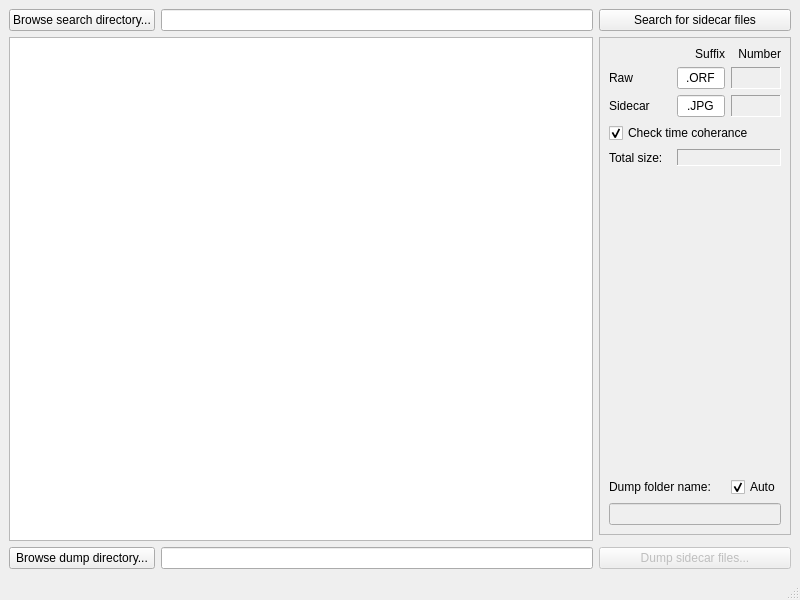
<?xml version="1.0" encoding="UTF-8"?>
<ui version="4.0">
 <class>MainWindow</class>
 <widget class="QMainWindow" name="MainWindow">
  <property name="enabled">
   <bool>true</bool>
  </property>
  <property name="geometry">
   <rect>
    <x>0</x>
    <y>0</y>
    <width>800</width>
    <height>600</height>
   </rect>
  </property>
  <property name="windowTitle">
   <string>SidecarCleaner</string>
  </property>
  <widget class="QWidget" name="centralwidget">
   <layout class="QGridLayout" name="gridLayout">
    <item row="5" column="0">
     <widget class="QPushButton" name="browseDumpDirectoryButton">
      <property name="enabled">
       <bool>true</bool>
      </property>
      <property name="sizePolicy">
       <sizepolicy hsizetype="Minimum" vsizetype="Fixed">
        <horstretch>0</horstretch>
        <verstretch>0</verstretch>
       </sizepolicy>
      </property>
      <property name="minimumSize">
       <size>
        <width>144</width>
        <height>0</height>
       </size>
      </property>
      <property name="text">
       <string>Browse dump directory...</string>
      </property>
     </widget>
    </item>
    <item row="1" column="1" colspan="2">
     <widget class="QLineEdit" name="searchPathInput">
      <property name="sizePolicy">
       <sizepolicy hsizetype="Expanding" vsizetype="Fixed">
        <horstretch>1</horstretch>
        <verstretch>0</verstretch>
       </sizepolicy>
      </property>
      <property name="autoFillBackground">
       <bool>false</bool>
      </property>
      <property name="readOnly">
       <bool>false</bool>
      </property>
     </widget>
    </item>
    <item row="5" column="1" colspan="2">
     <widget class="QLineEdit" name="dumpDirectoryInput">
      <property name="sizePolicy">
       <sizepolicy hsizetype="Expanding" vsizetype="Fixed">
        <horstretch>1</horstretch>
        <verstretch>0</verstretch>
       </sizepolicy>
      </property>
      <property name="autoFillBackground">
       <bool>false</bool>
      </property>
      <property name="readOnly">
       <bool>false</bool>
      </property>
      <property name="clearButtonEnabled">
       <bool>false</bool>
      </property>
     </widget>
    </item>
    <item row="1" column="3">
     <widget class="QPushButton" name="searchSidecarFilesButton">
      <property name="enabled">
       <bool>true</bool>
      </property>
      <property name="sizePolicy">
       <sizepolicy hsizetype="Minimum" vsizetype="Fixed">
        <horstretch>0</horstretch>
        <verstretch>0</verstretch>
       </sizepolicy>
      </property>
      <property name="minimumSize">
       <size>
        <width>192</width>
        <height>0</height>
       </size>
      </property>
      <property name="text">
       <string>Search for sidecar files</string>
      </property>
      <property name="checkable">
       <bool>false</bool>
      </property>
     </widget>
    </item>
    <item row="5" column="3">
     <widget class="QPushButton" name="dumpSidecarFilesButton">
      <property name="enabled">
       <bool>false</bool>
      </property>
      <property name="minimumSize">
       <size>
        <width>192</width>
        <height>0</height>
       </size>
      </property>
      <property name="text">
       <string>Dump sidecar files...</string>
      </property>
     </widget>
    </item>
    <item row="1" column="0">
     <widget class="QPushButton" name="browseSearchDirectoryButton">
      <property name="sizePolicy">
       <sizepolicy hsizetype="Minimum" vsizetype="Fixed">
        <horstretch>0</horstretch>
        <verstretch>0</verstretch>
       </sizepolicy>
      </property>
      <property name="minimumSize">
       <size>
        <width>144</width>
        <height>0</height>
       </size>
      </property>
      <property name="text">
       <string>Browse search directory...</string>
      </property>
     </widget>
    </item>
    <item row="3" column="3">
     <widget class="QFrame" name="parameterFrame">
      <property name="frameShape">
       <enum>QFrame::StyledPanel</enum>
      </property>
      <property name="frameShadow">
       <enum>QFrame::Raised</enum>
      </property>
      <layout class="QGridLayout" name="gridLayout_2">
       <item row="7" column="4">
        <widget class="QCheckBox" name="autoDumpFolderNameOption">
         <property name="sizePolicy">
          <sizepolicy hsizetype="Minimum" vsizetype="Fixed">
           <horstretch>0</horstretch>
           <verstretch>0</verstretch>
          </sizepolicy>
         </property>
         <property name="text">
          <string>Auto</string>
         </property>
         <property name="checked">
          <bool>true</bool>
         </property>
        </widget>
       </item>
       <item row="1" column="3">
        <widget class="QLineEdit" name="rawSuffixInput">
         <property name="sizePolicy">
          <sizepolicy hsizetype="Minimum" vsizetype="Fixed">
           <horstretch>0</horstretch>
           <verstretch>0</verstretch>
          </sizepolicy>
         </property>
         <property name="maximumSize">
          <size>
           <width>48</width>
           <height>16777215</height>
          </size>
         </property>
         <property name="text">
          <string>.ORF</string>
         </property>
         <property name="echoMode">
          <enum>QLineEdit::Normal</enum>
         </property>
         <property name="alignment">
          <set>Qt::AlignCenter</set>
         </property>
        </widget>
       </item>
       <item row="4" column="1" colspan="4">
        <widget class="QCheckBox" name="timeCoherenceOption">
         <property name="sizePolicy">
          <sizepolicy hsizetype="Minimum" vsizetype="Fixed">
           <horstretch>0</horstretch>
           <verstretch>0</verstretch>
          </sizepolicy>
         </property>
         <property name="minimumSize">
          <size>
           <width>128</width>
           <height>0</height>
          </size>
         </property>
         <property name="toolTip">
          <string>&lt;html&gt;&lt;head/&gt;&lt;body&gt;&lt;p&gt;Only select sidecar files that have the same modification time as its raw file.&lt;/p&gt;&lt;/body&gt;&lt;/html&gt;</string>
         </property>
         <property name="text">
          <string>Check time coherance</string>
         </property>
         <property name="checked">
          <bool>true</bool>
         </property>
        </widget>
       </item>
       <item row="0" column="3">
        <widget class="QLabel" name="label_7">
         <property name="sizePolicy">
          <sizepolicy hsizetype="Minimum" vsizetype="Preferred">
           <horstretch>0</horstretch>
           <verstretch>0</verstretch>
          </sizepolicy>
         </property>
         <property name="minimumSize">
          <size>
           <width>48</width>
           <height>0</height>
          </size>
         </property>
         <property name="text">
          <string>Suffix</string>
         </property>
         <property name="alignment">
          <set>Qt::AlignRight|Qt::AlignTrailing|Qt::AlignVCenter</set>
         </property>
        </widget>
       </item>
       <item row="7" column="1" colspan="3">
        <widget class="QLabel" name="label_2">
         <property name="sizePolicy">
          <sizepolicy hsizetype="Minimum" vsizetype="Preferred">
           <horstretch>0</horstretch>
           <verstretch>0</verstretch>
          </sizepolicy>
         </property>
         <property name="text">
          <string>Dump folder name:</string>
         </property>
        </widget>
       </item>
       <item row="5" column="1" colspan="2">
        <widget class="QLabel" name="label_5">
         <property name="sizePolicy">
          <sizepolicy hsizetype="Minimum" vsizetype="Preferred">
           <horstretch>0</horstretch>
           <verstretch>0</verstretch>
          </sizepolicy>
         </property>
         <property name="minimumSize">
          <size>
           <width>32</width>
           <height>0</height>
          </size>
         </property>
         <property name="text">
          <string>Total size:</string>
         </property>
        </widget>
       </item>
       <item row="2" column="4">
        <widget class="QLabel" name="numberSidecarFilesDisplay">
         <property name="sizePolicy">
          <sizepolicy hsizetype="Minimum" vsizetype="Preferred">
           <horstretch>0</horstretch>
           <verstretch>0</verstretch>
          </sizepolicy>
         </property>
         <property name="maximumSize">
          <size>
           <width>16777215</width>
           <height>16777215</height>
          </size>
         </property>
         <property name="baseSize">
          <size>
           <width>0</width>
           <height>0</height>
          </size>
         </property>
         <property name="font">
          <font>
           <family>Consolas</family>
           <pointsize>10</pointsize>
           <weight>50</weight>
           <bold>false</bold>
          </font>
         </property>
         <property name="frameShape">
          <enum>QFrame::Panel</enum>
         </property>
         <property name="frameShadow">
          <enum>QFrame::Sunken</enum>
         </property>
         <property name="lineWidth">
          <number>1</number>
         </property>
         <property name="text">
          <string/>
         </property>
         <property name="alignment">
          <set>Qt::AlignRight|Qt::AlignTrailing|Qt::AlignVCenter</set>
         </property>
        </widget>
       </item>
       <item row="0" column="4">
        <widget class="QLabel" name="label_11">
         <property name="sizePolicy">
          <sizepolicy hsizetype="Minimum" vsizetype="Preferred">
           <horstretch>0</horstretch>
           <verstretch>0</verstretch>
          </sizepolicy>
         </property>
         <property name="minimumSize">
          <size>
           <width>48</width>
           <height>0</height>
          </size>
         </property>
         <property name="text">
          <string>Number</string>
         </property>
         <property name="alignment">
          <set>Qt::AlignRight|Qt::AlignTrailing|Qt::AlignVCenter</set>
         </property>
        </widget>
       </item>
       <item row="5" column="3" colspan="2">
        <widget class="QLabel" name="totalSizeDisplay">
         <property name="sizePolicy">
          <sizepolicy hsizetype="Minimum" vsizetype="Preferred">
           <horstretch>0</horstretch>
           <verstretch>0</verstretch>
          </sizepolicy>
         </property>
         <property name="minimumSize">
          <size>
           <width>64</width>
           <height>0</height>
          </size>
         </property>
         <property name="font">
          <font>
           <family>Consolas</family>
           <pointsize>10</pointsize>
           <weight>50</weight>
           <bold>false</bold>
          </font>
         </property>
         <property name="frameShape">
          <enum>QFrame::Panel</enum>
         </property>
         <property name="frameShadow">
          <enum>QFrame::Sunken</enum>
         </property>
         <property name="lineWidth">
          <number>1</number>
         </property>
         <property name="text">
          <string/>
         </property>
         <property name="alignment">
          <set>Qt::AlignRight|Qt::AlignTrailing|Qt::AlignVCenter</set>
         </property>
        </widget>
       </item>
       <item row="2" column="3">
        <widget class="QLineEdit" name="sidecarSuffixInput">
         <property name="sizePolicy">
          <sizepolicy hsizetype="Minimum" vsizetype="Fixed">
           <horstretch>0</horstretch>
           <verstretch>0</verstretch>
          </sizepolicy>
         </property>
         <property name="maximumSize">
          <size>
           <width>48</width>
           <height>16777215</height>
          </size>
         </property>
         <property name="text">
          <string>.JPG</string>
         </property>
         <property name="echoMode">
          <enum>QLineEdit::Normal</enum>
         </property>
         <property name="alignment">
          <set>Qt::AlignCenter</set>
         </property>
        </widget>
       </item>
       <item row="1" column="4">
        <widget class="QLabel" name="numberRawFilesDisplay">
         <property name="sizePolicy">
          <sizepolicy hsizetype="Minimum" vsizetype="Preferred">
           <horstretch>0</horstretch>
           <verstretch>0</verstretch>
          </sizepolicy>
         </property>
         <property name="baseSize">
          <size>
           <width>0</width>
           <height>0</height>
          </size>
         </property>
         <property name="font">
          <font>
           <family>Consolas</family>
           <pointsize>10</pointsize>
           <weight>50</weight>
           <bold>false</bold>
          </font>
         </property>
         <property name="frameShape">
          <enum>QFrame::Panel</enum>
         </property>
         <property name="frameShadow">
          <enum>QFrame::Sunken</enum>
         </property>
         <property name="lineWidth">
          <number>1</number>
         </property>
         <property name="text">
          <string/>
         </property>
         <property name="alignment">
          <set>Qt::AlignRight|Qt::AlignTrailing|Qt::AlignVCenter</set>
         </property>
        </widget>
       </item>
       <item row="8" column="1" colspan="4">
        <widget class="QLineEdit" name="dumpFolderNameInput">
         <property name="enabled">
          <bool>false</bool>
         </property>
         <property name="sizePolicy">
          <sizepolicy hsizetype="Minimum" vsizetype="Fixed">
           <horstretch>0</horstretch>
           <verstretch>0</verstretch>
          </sizepolicy>
         </property>
         <property name="minimumSize">
          <size>
           <width>0</width>
           <height>0</height>
          </size>
         </property>
        </widget>
       </item>
       <item row="6" column="1" colspan="4">
        <spacer name="verticalSpacer_2">
         <property name="orientation">
          <enum>Qt::Vertical</enum>
         </property>
         <property name="sizeHint" stdset="0">
          <size>
           <width>156</width>
           <height>295</height>
          </size>
         </property>
        </spacer>
       </item>
       <item row="1" column="1" colspan="2">
        <widget class="QLabel" name="label_3">
         <property name="sizePolicy">
          <sizepolicy hsizetype="Minimum" vsizetype="Preferred">
           <horstretch>0</horstretch>
           <verstretch>0</verstretch>
          </sizepolicy>
         </property>
         <property name="minimumSize">
          <size>
           <width>0</width>
           <height>0</height>
          </size>
         </property>
         <property name="maximumSize">
          <size>
           <width>16777215</width>
           <height>16777215</height>
          </size>
         </property>
         <property name="text">
          <string>Raw</string>
         </property>
        </widget>
       </item>
       <item row="2" column="1" colspan="2">
        <widget class="QLabel" name="label_9">
         <property name="sizePolicy">
          <sizepolicy hsizetype="Minimum" vsizetype="Preferred">
           <horstretch>0</horstretch>
           <verstretch>0</verstretch>
          </sizepolicy>
         </property>
         <property name="minimumSize">
          <size>
           <width>0</width>
           <height>0</height>
          </size>
         </property>
         <property name="maximumSize">
          <size>
           <width>16777215</width>
           <height>16777215</height>
          </size>
         </property>
         <property name="text">
          <string>Sidecar</string>
         </property>
        </widget>
       </item>
      </layout>
     </widget>
    </item>
    <item row="3" column="0" rowspan="2" colspan="3">
     <widget class="QListWidget" name="searchResultDisplay">
      <property name="sizePolicy">
       <sizepolicy hsizetype="MinimumExpanding" vsizetype="Expanding">
        <horstretch>0</horstretch>
        <verstretch>0</verstretch>
       </sizepolicy>
      </property>
      <property name="minimumSize">
       <size>
        <width>256</width>
        <height>128</height>
       </size>
      </property>
     </widget>
    </item>
   </layout>
  </widget>
  <widget class="QMenuBar" name="menubar">
   <property name="geometry">
    <rect>
     <x>0</x>
     <y>0</y>
     <width>800</width>
     <height>21</height>
    </rect>
   </property>
  </widget>
  <widget class="QStatusBar" name="statusbar"/>
 </widget>
 <resources/>
 <connections/>
</ui>
